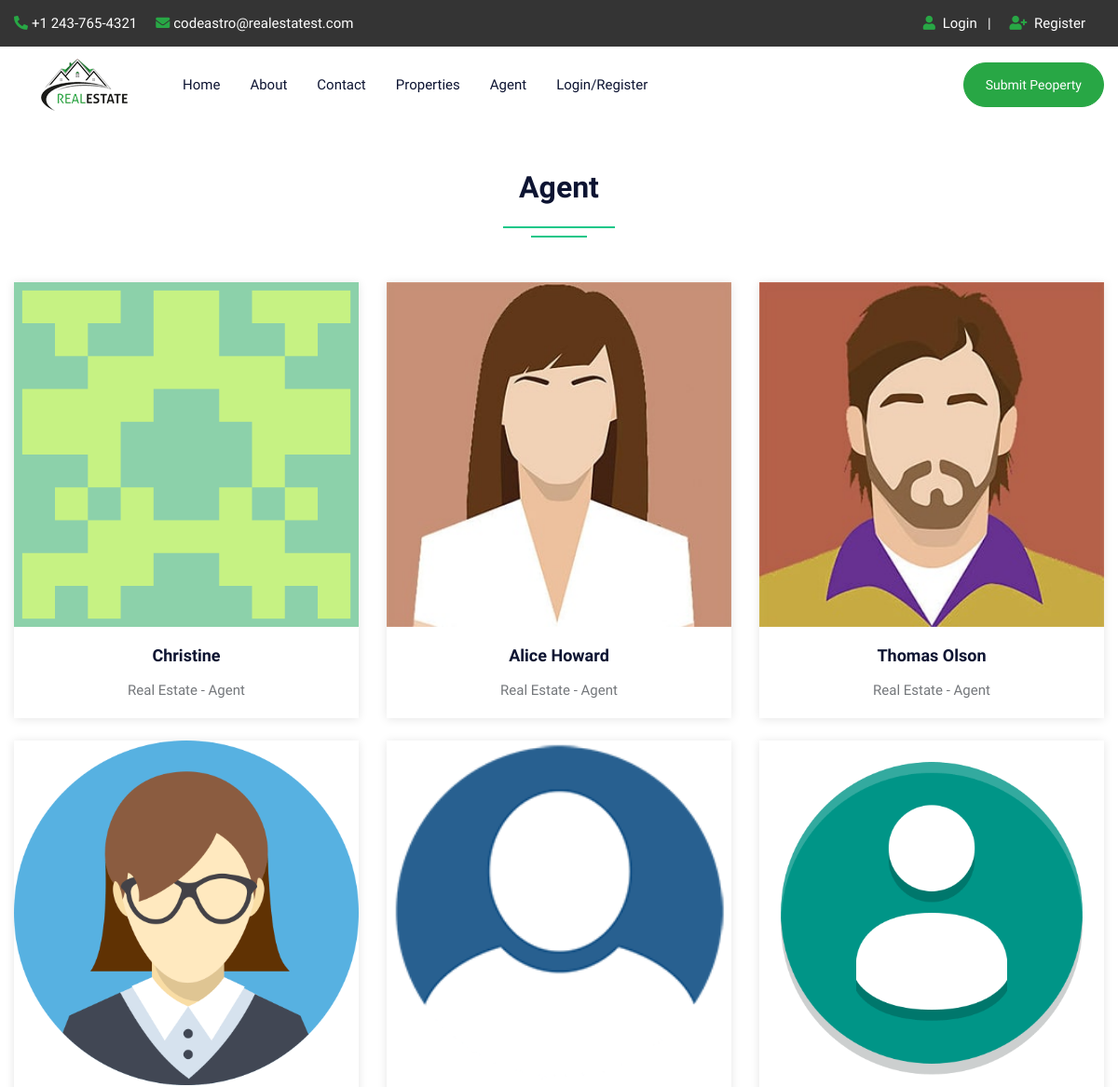
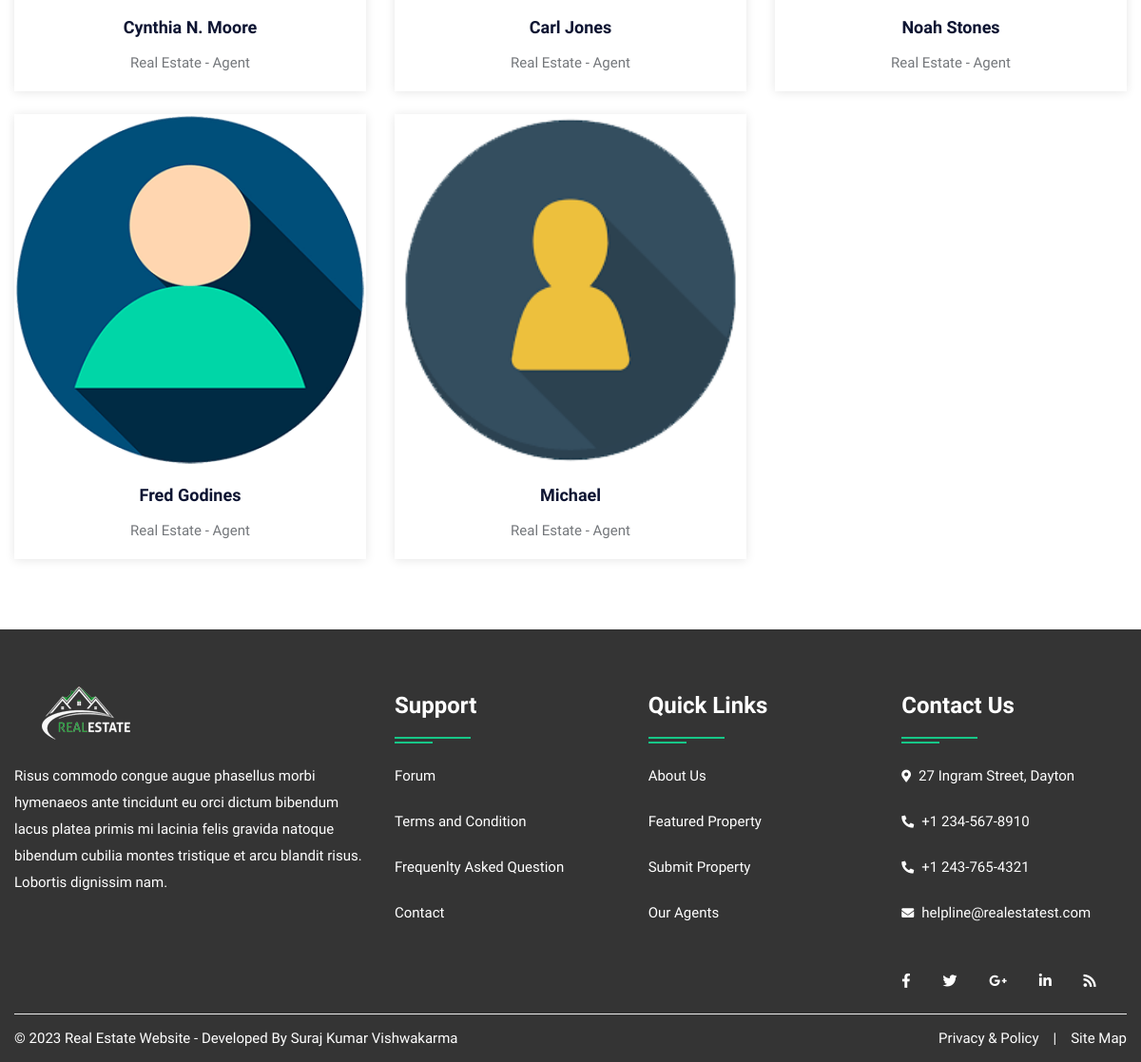
Page /agent.php on the committed database (2 pictures, top to bottom).
### tables this page shows
CREATE TABLE `user` (
  `uid` int(50) NOT NULL,
  `uname` varchar(100) NOT NULL,
  `uemail` varchar(100) NOT NULL,
  `uphone` varchar(20) NOT NULL,
  `upass` varchar(50) NOT NULL,
  `utype` varchar(50) NOT NULL,
  `uimage` varchar(300) NOT NULL
);

### agent.php (the view, shortened to what this page needs)
<!DOCTYPE html>
<html lang="en">
<head>
<link rel="stylesheet" type="text/css" href="css/bootstrap.min.css">
<link rel="stylesheet" type="text/css" href="css/bootstrap-slider.css">
<link rel="stylesheet" type="text/css" href="css/jquery-ui.css">
<link rel="stylesheet" type="text/css" href="css/layerslider.css">
<link rel="stylesheet" type="text/css" href="css/color.css" id="color-change">
<link rel="stylesheet" type="text/css" href="css/owl.carousel.min.css">
<link rel="stylesheet" type="text/css" href="css/font-awesome.min.css">
<link rel="stylesheet" type="text/css" href="fonts/flaticon/flaticon.css">
<link rel="stylesheet" type="text/css" href="css/style.css">
</head>
<body>
<div id="page-wrapper">
    <div class="row">
		<?php include("include/header.php");?>
        <div class="full-row">
            <div class="container">
				<div class="row">
                    <div class="col-lg-12">
                        <h2 class="text-secondary double-down-line text-center mb-5">Agent</h2>
                        </div>
                </div>
                <div class="row">
                    <?php
							$query=mysqli_query($con,"SELECT * FROM user WHERE utype='agent'");
								while($row=mysqli_fetch_array($query))
								{
                            ?>
                    <div class="col-md-6 col-lg-4">
                        <div class="hover-zoomer bg-white shadow-one mb-4">
                            <div class="overflow-hidden"> <img src="admin/user/<?php echo $row['6'];?>" alt="aimage"> </div>
                            <div class="py-3 text-center">
                                <h5 class="text-secondary hover-text-success"><a href="#"><?php echo $row['1'];?></a></h5>
                                <span>Real Estate - Agent</span> </div>
                        </div>
                    </div>
                    <?php } ?>
                </div>
            </div>
        </div>
		<?php include("include/footer.php");?>
    </div>
</div>
</body>
</html>

### include/header.php (shortened to what this page needs)
<header id="header" class="transparent-header-modern fixed-header-bg-white w-100">
            <div class="top-header bg-secondary">
                <div class="container">
                    <div class="row">
                        <div class="col-md-8">
                            <ul class="top-contact list-text-white  d-table">
                                <li><a href="#"><i class="fas fa-phone-alt text-success mr-1"></i>+1 243-765-4321</a></li>
                                <li><a href="#"><i class="fas fa-envelope text-success mr-1"></i>codeastro@realestatest.com</a></li>
                            </ul>
                        </div>
                        <div class="col-md-4">
                            <div class="top-contact float-right">
                                <ul class="list-text-white d-table">
								<li><i class="fas fa-user text-success mr-1"></i>
								<?php  if(isset($_SESSION['uemail']))
								{ ?>
								<a href="logout.php">Logout</a>&nbsp;&nbsp;<?php } else { ?>
								<a href="login.php">Login</a>&nbsp;&nbsp;
								| </li>
								<li><i class="fas fa-user-plus text-success mr-1"></i><a href="register.php"> Register</li><?php } ?>
								</ul>
                            </div>
                        </div>
                    </div>
                </div>
            </div>
            <div class="main-nav secondary-nav hover-success-nav py-2">
                <div class="container">
                    <div class="row">
                        <div class="col-lg-12">
                            <nav class="navbar navbar-expand-lg navbar-light p-0"> <a class="navbar-brand position-relative" href="index.php"><img class="nav-logo" src="images/logo/restatelg.png" alt=""></a>
                                <div class="collapse navbar-collapse" id="navbarSupportedContent">
                                    <ul class="navbar-nav mr-auto">
                                        <li class="nav-item dropdown"> <a class="nav-link" href="index.php" role="button" aria-haspopup="true" aria-expanded="false">Home</a></li>
										<li class="nav-item"> <a class="nav-link" href="about.php">About</a> </li>
                                        <li class="nav-item"> <a class="nav-link" href="contact.php">Contact</a> </li>
                                        <li class="nav-item"> <a class="nav-link" href="property.php">Properties</a> </li>
                                        <li class="nav-item"> <a class="nav-link" href="agent.php">Agent</a> </li>
										<?php  if(isset($_SESSION['uemail']))
										{ ?>
										<li class="nav-item dropdown">
											<a class="nav-link dropdown-toggle" href="#" role="button" data-toggle="dropdown" aria-haspopup="true" aria-expanded="false">My Account</a>
											<ul class="dropdown-menu">
												<li class="nav-item"> <a class="nav-link" href="profile.php">Profile</a> </li>
												<li class="nav-item"> <a class="nav-link" href="feature.php">Your Property</a> </li>
												<li class="nav-item"> <a class="nav-link" href="logout.php">Logout</a> </li>
											</ul>
                                        </li>
										<?php } else { ?>
										<li class="nav-item"> <a class="nav-link" href="login.php">Login/Register</a> </li>
										<?php } ?>
                                    </ul>
									<a class="btn btn-success d-none d-xl-block" style="border-radius:30px;" href="submitproperty.php">Submit Peoperty</a>
                                </div>
                            </nav>
                        </div>
                    </div>
                </div>
            </div>
        </header>

### include/footer.php
<footer class="full-row bg-secondary p-0">
            <div class="container">
                <div  class="row">
                    <div class="col-lg-12">
                        <div class="divider py-40">
                            <div class="row">
                                <div class="col-md-12 col-lg-4">
                                    <div class="footer-widget mb-4">
                                        <div class="footer-logo mb-4"> <a href="#"><img class="logo-bottom" src="images/logo/restatelg_white.png" alt="image"></a> </div>
                                        <p class="pb-20 text-white">Risus commodo congue augue phasellus morbi hymenaeos ante tincidunt eu orci dictum bibendum lacus platea primis mi lacinia felis gravida natoque bibendum cubilia montes tristique et arcu blandit risus. Lobortis dignissim nam.</p>
                                        </div>
                                </div>
                                <div class="col-md-12 col-lg-8">
                                    <div class="row">
                                        <div class="col-md-4 col-lg-4">
                                            <div class="footer-widget footer-nav mb-4">
                                                <h4 class="widget-title text-white double-down-line-left position-relative">Support</h4>
                                                <ul class="hover-text-primary">
                                                    <li><a href="#" class="text-white">Forum</a></li>
                                                    <li><a href="#" class="text-white">Terms and Condition</a></li>
                                                    <li><a href="#" class="text-white">Frequenlty Asked Question</a></li>
                                                    <li><a href="contact.php" class="text-white">Contact</a></li>
                                                </ul>
                                            </div>
                                        </div>
                                        <div class="col-md-4 col-lg-4">
                                            <div class="footer-widget footer-nav mb-4">
                                                <h4 class="widget-title text-white double-down-line-left position-relative">Quick Links</h4>
                                                <ul class="hover-text-primary">
                                                    <li><a href="about.php" class="text-white">About Us</a></li>
                                                    <li><a href="#" class="text-white">Featured Property</a></li>
                                                    <li><a href="#" class="text-white">Submit Property</a></li>
                                                    <li><a href="agent.php" class="text-white">Our Agents</a></li>
                                                </ul>
                                            </div>
                                        </div>
                                        <div class="col-md-4 col-lg-4">
                                            <div class="footer-widget">
                                                <h4 class="widget-title text-white double-down-line-left position-relative">Contact Us</h4>
                                                <ul class="text-white">
                                                    <li class="hover-text-primary"><i class="fas fa-map-marker-alt text-white mr-2 font-13 mt-1"></i>27 Ingram Street, Dayton</li>
                                                    <li class="hover-text-primary"> <i class="fas fa-phone-alt text-white mr-2 font-13 mt-1"></i>+1 234-567-8910</li>
													<li class="hover-text-primary"> <i class="fas fa-phone-alt text-white mr-2 font-13 mt-1"></i>+1 243-765-4321</li>
                                                    <li class="hover-text-primary"><i class="fas fa-envelope text-white mr-2 font-13 mt-1"></i>helpline@realestatest.com</li>
                                                </ul>
                                            </div>
                                            <div class="footer-widget media-widget mt-4 text-white hover-text-primary"> <a href="#"><i class="fab fa-facebook-f"></i></a> <a href="#"><i class="fab fa-twitter"></i></a> <a href="#"><i class="fab fa-google-plus-g"></i></a> <a href="#"><i class="fab fa-linkedin-in"></i></a> <a href="#"><i class="fas fa-rss"></i></a> </div>
                                        </div>
                                    </div>
                                </div>
                            </div>
                        </div>
                    </div>
                </div>
                <div class="row copyright">
                    <div class="col-sm-6"> <span class="text-white">© <?php echo date('Y');?> Real Estate Website - Developed By Suraj Kumar Vishwakarma</span> </div>
                    <div class="col-sm-6">
                        <ul class="line-menu text-white hover-text-primary float-right">
                            <li><a href="#">Privacy & Policy</a></li>
                            <li>|</li>
                            <li><a href="#"> Site Map</a></li>
                        </ul>
                    </div>
                </div>
            </div>
        </footer>

### css/color.css (style rules this page uses)
:root { --theme-ordinary-color: #74777b; }
:root { --theme-primary-color: #17c788; }
:root { --theme-secondary-color: #0d1432; }
:root { --theme-white-color: #fff; }
:root { --theme-light-color: #f8f8f8; }
:root { --theme-gray-color: #f5f5f5; }
:root { --theme-footer-color: #091b4b; }
:root { --theme-dark-color: #091b4b; }
:root { --text-light-color: #a3a7af; }
:root { --theme-primary-opacity-color: rgba(11, 191, 141, .8); }
:root { --theme-secondary-opacity-color: rgba(13,20,50,0.7); }
:root { --theme-white-opacity-color: rgba(255, 255, 255, 0.3); }
:root { --theme-dark-opacity-color: rgba(0, 0, 0, 0.5); }
:root { --theme-ordinary-font: 'Muli', sans-serif; }
:root { --theme-highlight-font: 'Comfortaa', cursive; }

### rows in the picture
user: uimage (picture), uname "Christine"
user: uimage (picture), uname "Alice Howard"
user: uimage (picture), uname "Thomas Olson"
user: uimage (placeholder picture), uname "Cynthia N. Moore"
user: uimage (picture), uname "Carl Jones"
user: uimage (picture), uname "Noah Stones"
user: uimage (picture), uname "Fred Godines"
user: uimage (picture), uname "Michael"
